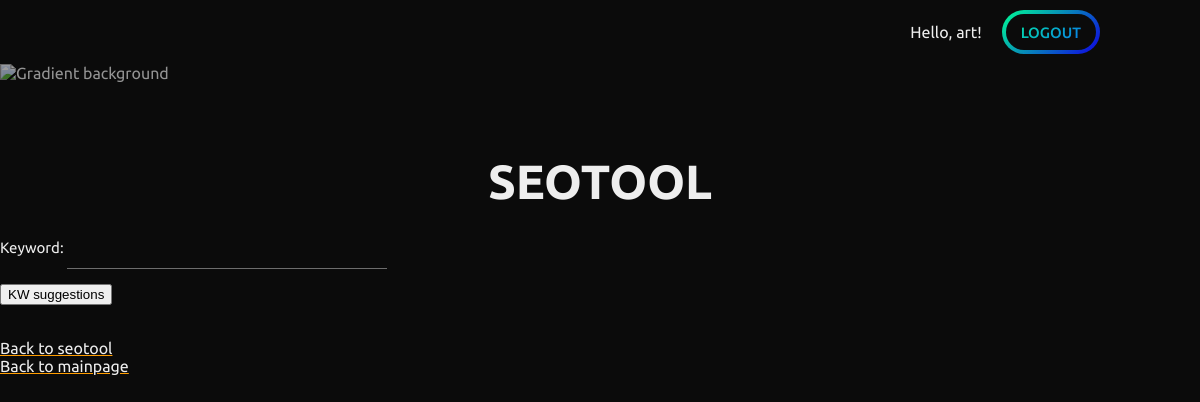
/seotool/keyword-suggestions/ (signed in), run on an earlier commit of the app's database.
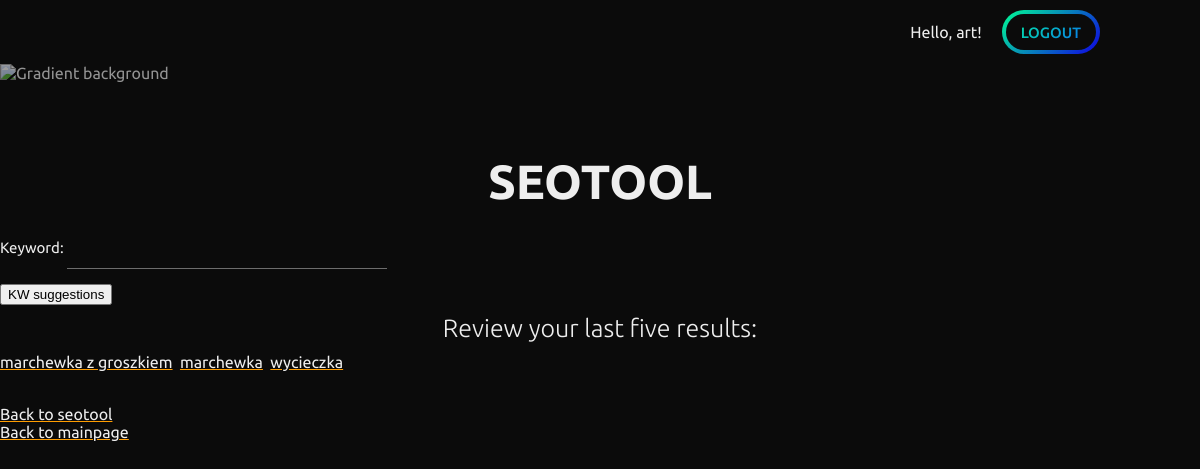
And on a later commit of the database.
### seotool/models.py (models this page shows, shortened)
class Keywords_suggestion(models.Model):
    author = models.ForeignKey(User, on_delete=models.CASCADE, default=None)
    base_keyword = models.CharField(max_length=150)
    keywords_suggested = models.CharField(max_length=10000)
    publication_date = models.DateField()

### seotool/views.py (the view, shortened to what this page needs)
# urls.py: path("keyword-suggestions/", views.keyword_suggestions, name="keyword_suggestions"),
@login_required
def keyword_suggestions(request):
    headers = {
        "X-RapidAPI-Key": x_rapidAPI_key,
        "X-RapidAPI-Host": x_rapidAPI_host,
    }
    history_kw_suggestions = Keywords_suggestion.objects.filter(author=request.user)
    history_kw_suggestions = history_kw_suggestions.order_by("-pk")[:5]
    base_keywords = [
        history_kw_suggestion.base_keyword
        for history_kw_suggestion in history_kw_suggestions
    ]
    context = {"base_keywords": history_kw_suggestions, "KeywordForm": KeywordForm}
    return render(
        request,
        "seotool/keyword_suggest.html",
        context,
    )

### seotool/templates/seotool/keyword_suggest.html (shortened to what this page needs)
{% extends 'base_layout.html' %}
{% block content %}
<h1>SEOTOOL</h1>
<form method="post">
  {% csrf_token %} {{ KeywordForm.as_p }}
  <button type="submit" name="kw_suggestions">KW suggestions</button>
</form>
{% if base_keywords %}
<h3>Review your last five results:</h3>
{% for base_keyword in base_keywords %}
<a href="{% url 'keyword_suggestions_history' pk=base_keyword.pk %}">{{base_keyword.base_keyword}}</a>&nbsp;
{% endfor %}
{% endif %}
<br />
<a href="{% url 'seotool' %}">Back to seotool</a><br />
<a href="{% url 'mainpage' %}">Back to mainpage</a>
{% endblock %}

What changed in the data, as far as the page shows it:
added Keywords_suggestion: base_keyword "marchewka z groszkiem"
added Keywords_suggestion: base_keyword "marchewka"
added Keywords_suggestion: base_keyword "wycieczka"
Also different on the page:
text now shown: "Review your last five results:"
